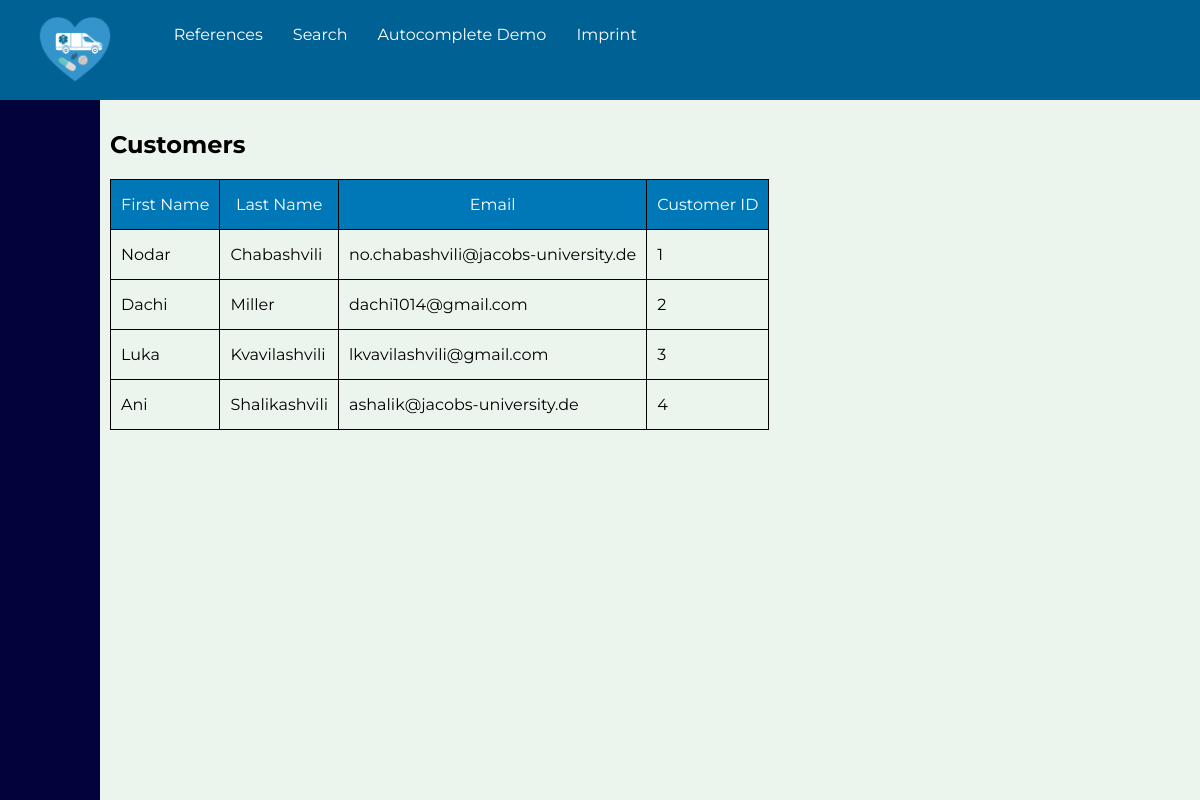
The page /reference/customers.php on the database its author committed.
### tables this page shows
CREATE TABLE Customer(
    uid INT NOT NULL,
    cid INT NOT NULL AUTO_INCREMENT,

    address VARCHAR(255) NOT NULL,

    PRIMARY KEY(cid),
    FOREIGN KEY(uid) REFERENCES Users(uid)
);

CREATE TABLE Users(
    uid INT NOT NULL AUTO_INCREMENT,
    firstname VARCHAR(255) NOT NULL,
    lastname VARCHAR(255) NOT NULL,
    email VARCHAR(255) NOT NULL UNIQUE,

    PRIMARY KEY(uid)
);

### app/start_connect.php (called while the page is built, shortened)
<?php
include_once(__DIR__ . '/start.php');
$conn = require(__DIR__ . '/connect.php');
return $conn;

### reference/customers.php (the view, shortened to what this page needs)
<?php
    include_once(__DIR__ . '/../app/start_connect.php');
    $sql = "SELECT U.firstname, U.lastname, U.email, C.cid FROM Users U, Customer C WHERE U.uid = C.uid ORDER BY U.uid";
    $result = $conn->query($sql);
    if ($result->num_rows > 0) {
?>
    <h2>Customers</h2>
    <table>
        <thead>
            <tr style='text-align: center;'>
                <th>First Name</th>
                <th>Last Name</th>
                <th>Email</th>
                <th>Customer ID</th>
            </tr>
        </thead>
        <tbody>
        <?php
            while ($row = $result->fetch_assoc()) {
        ?>
            <tr>
                <td><?=$row['firstname']?></td>
                <td><?=$row['lastname']?></td>
                <td><?=$row['email']?></td>
                <td><?=$row['cid']?></td>
            </tr>
        <?php } ?>
        </tbody>
    </table>
<?php
    } else {
?>
    <h2>No Entries</h2>
<?php
    }
    include_once(__DIR__ . '/../app/end.php');
?>

### app/start.php (shortened to what this page needs)
<!DOCTYPE html>
<html lang="en">
<head>
	<link rel="stylesheet" href="<?=ROOT?>index.css" />
</head>
<body>
	<?php include_once(__DIR__ . '/navbar.php'); ?>
	<div id="content-wrapper">
		<div id="sidebar"></div>
		<div id="content">

### app/navbar.php
<header id="navbar">
	<a id="logo" href="<?=ROOT?>">
		<img src="<?=ROOT?>image/LOGO.png" alt="PharmaExpress"/>
	</a>
	<div id="links">
		<a href="<?=ROOT?>">References</a>
		<a href="<?=ROOT?>search">Search</a>
		<a href="<?=ROOT?>auto_comp/demo.php">Autocomplete Demo</a>
		<a href="<?=ROOT?>imprint.php">Imprint</a>
	</div>
</header>

### app/end.php
		</div>
	</div>
</body>
</html>

### index.css (style rules this page uses)
html, body { height: 100%; width: 100%; margin: 0; padding: 0; }
* { font-family: Montserrat; -webkit-box-sizing: border-box; -moz-box-sizing: border-box; box-sizing: border-box; }
body { display: flex; flex-direction: column; }
#navbar { height: auto; width: 100%; background: #006195; display: flex; flex-direction: row; align-items: center; }
#links { display: flex; flex-direction: row; align-items: center; height: 100%; flex: 1; padding: 0 10px; float: left; }
#links a { color: white; float: left; text-decoration: none; padding: 5px 15px; height: 100%; align-items: center; line-height: 60px; transition: 100ms; }
#logo { height: 100px; padding: 15px; }
#logo img { width: auto; height: 100%; object-fit: contain; }
#content-wrapper { display: flex; flex: 1; flex-direction: row; }
#sidebar { height: 100%; width: 100px; background: #02033B; }
#content { flex: 1; height: 100%; background: #EBF5EE; padding: 10px; }
table { border-collapse: collapse; font-size: 16px; }
thead th { background: #0077B6; color: white; font-weight: normal; }
th, td { padding: 15px 10px; border: 1px solid black; }

### rows shown on the page
customer: uid.firstname "Nodar", uid.lastname "Chabashvili", uid.email "no.chabashvili@jacobs-university.de", cid "1"
customer: uid.firstname "Dachi", uid.lastname "Miller", uid.email "dachi1014@gmail.com", cid "2"
customer: uid.firstname "Luka", uid.lastname "Kvavilashvili", uid.email "lkvavilashvili@gmail.com", cid "3"
customer: uid.firstname "Ani", uid.lastname "Shalikashvili", uid.email "ashalik@jacobs-university.de", cid "4"
